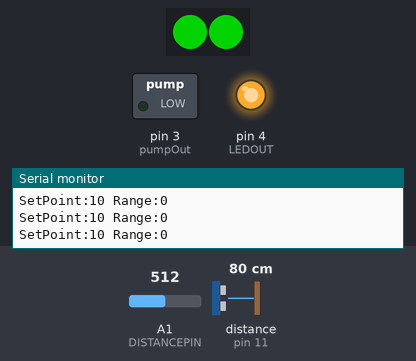
This sketch was run on a simulated Arduino Uno, built with avr-gcc and run on an emulated ATmega328P. Shown: 2 RGB LEDs in strip order, left to right, switched loads named in the sketch (green lamp = pin HIGH), output pins drawn as LEDs (lit = HIGH), the last lines printed to the serial monitor. Inputs (shaded band) come from the test bench; at power-on: distance to the obstacle (sensor on pin 11) 80 cm, A1 (DISTANCEPIN) = 512. The echo pulse lasts 58.3 µs per cm; dim RGB values are drawn brighter than linear.

Above: at 3.0 s.
3.1 s: distance to the obstacle (sensor on pin 11) set to 11 cm
4.6 s: distance to the obstacle (sensor on pin 11) set to 8 cm
At 4.85 s:
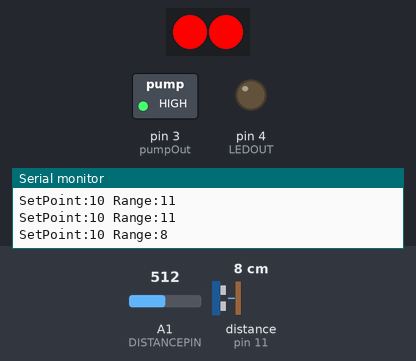
At 7.4 s:
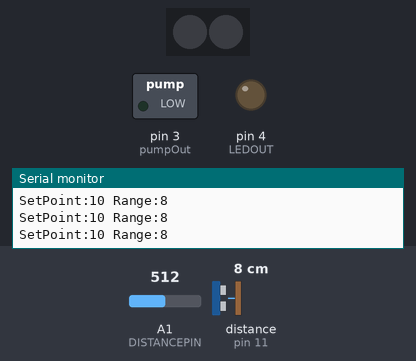
7.6 s: A1 (DISTANCEPIN) set to 473
10.6 s: A1 (DISTANCEPIN) set to 445
At 12.97 s:
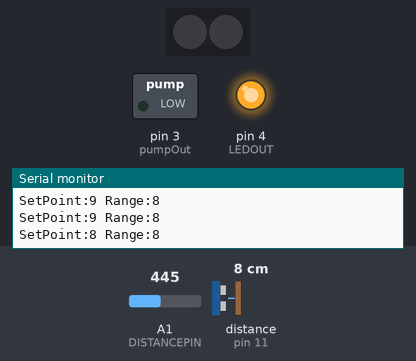
Timing chart, 0 to 16.1 s (numbered marks = the images above; inputs shaded):
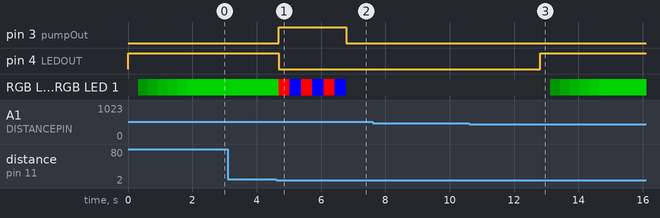

Measured:
- the behaviour switches between 10 and 9 cm on distance to the obstacle (sensor on pin 11) (found by bisection; images 0 and 1)
- the behaviour switches between 461 and 460 on A1 (DISTANCEPIN) (found by bisection; images 2 and 3)
- after the input at 4.6 s, pin 3 (pumpOut): LOW → HIGH after 0.08 s, → LOW 2.1 s later; pin 4 (LEDOUT): HIGH → LOW after 0.08 s; RGB LED 0, RGB LED 1: RGB(0, 127, 0) → RGB(253, 0, 0) after 0.08 s, then repeats every 0.70 s: RGB(0, 0, 253) 0.35 s, RGB(253, 0, 0) 0.35 s
- after the input at 10.6 s, pin 4 (LEDOUT): LOW → HIGH after 2.2 s; RGB LED 0, RGB LED 1: off → RGB(0, 21, 0) after 2.5 s, → RGB(0, 42, 0) 0.30 s later, → RGB(0, 63, 0) 0.30 s later, → RGB(0, 84, 0) 0.30 s later, … (7 changes in this stretch)

The sketch:

Dispenser-1.ino
```cpp
#include <NewPing.h>
#include <FastLED.h>


#define TRIGGER_PIN  12  // Arduino pin tied to trigger pin on the ultrasonic sensor.
#define ECHO_PIN     11  // Arduino pin tied to echo pin on the ultrasonic sensor.
#define MAX_DISTANCE 20 // Maximum distance we want to ping for (in centimeters). Maximum sensor distance is rated at 400-500cm.
#define pumpOut 3
#define LEDOUT 4
#define LEDSTRIPPIN 5
#define DURATIONPIN A0
#define DISTANCEPIN A1

int gPumpDuration = 1000;
int gNumFlashes = 3;
int gPauseTime = 2000;


//LEDStrips
#define NUM_LEDS_PER_STRIP 2
CRGB leds[NUM_LEDS_PER_STRIP];

NewPing sonar(TRIGGER_PIN, ECHO_PIN, MAX_DISTANCE); // NewPing setup of pins and maximum distance.

//================ Set Up ================================
void setup() {
  // put your setup code here, to run once:
  Serial.begin(115200);
  pinMode(pumpOut,OUTPUT);
  pinMode(LEDOUT,OUTPUT);
  pinMode(DURATIONPIN,INPUT);
  FastLED.addLeds<NEOPIXEL, LEDSTRIPPIN>(leds, NUM_LEDS_PER_STRIP);
  digitalWrite(LEDOUT,LOW);
  digitalWrite(LEDOUT,HIGH);
  leds[0] = CRGB::Black;
  leds[1] = CRGB::Black;
  FastLED.show();
  lightShow();

}
//=================Loop ===================================
void loop() {
  // put your main code here, to run repeatedly:

 delay(200);

       if ( isTarget() == true) {

          dispenseSanitizer();
       }
       else{
          //lightShow();
       }
}

//=============== isTarget (there) ===================
bool isTarget(){
int theRange = 0;
int theDistance = 0;
int distanceSetPoint = 0;

distanceSetPoint = map(analogRead(DISTANCEPIN),0,1024,0,MAX_DISTANCE);
theRange = sonar.ping_cm();
Serial.print("SetPoint:");Serial.print(distanceSetPoint);Serial.print(" ");
Serial.print("Range:");Serial.println(theRange);
if ( theRange > 0 && theRange < distanceSetPoint){
      return true;
}
else{
   return false;
}
//     if (theRange != 0 ){
//      return true;
//     }
//     else{
//      return false;
//     }

}

//========== dispenseSanitizer ===============

void dispenseSanitizer(){
bool handThere = true;
digitalWrite(LEDOUT,LOW);
digitalWrite(pumpOut,HIGH);
testLEDStrip();
digitalWrite(pumpOut,LOW);
while ( handThere == true){
  handThere = isTarget();
  delay(200);
  //Serial.println(handThere);
}
delay(gPauseTime);
digitalWrite(LEDOUT,HIGH);
lightShow();
}

//============ test LED Strip =========
void testLEDStrip(){
  // Turn the LED on, then pause
//gPumpDuration
//gNumFlashes
gPumpDuration = map(analogRead(DURATIONPIN),0,1024,500,3000);
//Serial.print("PumpDuration:");Serial.println(gPumpDuration);

int lPulseDuration = gPumpDuration / (gNumFlashes + 2) ;
 for (int i = 0; i < gNumFlashes; i++){
    leds[0] = CRGB::Red;
    leds[1] = CRGB::Red;
    FastLED.show();
    delay(lPulseDuration);
    // Now turn the LED off, then pause
    leds[0] = CRGB::Blue;
    leds[1] = CRGB::Blue;
    FastLED.show();
    delay(lPulseDuration);
 }
leds[0] = CRGB::Black;
leds[1] = CRGB::Black;
FastLED.show();
}


//============== Light show ============================

void lightShow(){
    FastLED.setBrightness( 0 );
    leds[0] = CRGB::Black;
    leds[1] = CRGB::Black;
    FastLED.show();
    leds[0] = CRGB::Green;
    leds[1] = CRGB::Green;
    FastLED.show();
for (int i = 0; i < 254 ; i +=1){
     FastLED.setBrightness( i );
     FastLED.show();
     delay(7);
}


}
```
